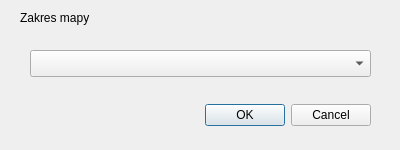
<?xml version="1.0" encoding="UTF-8"?>
<ui version="4.0">
 <class>KosztMapyDialogBase</class>
 <widget class="QDialog" name="KosztMapyDialogBase">
  <property name="geometry">
   <rect>
    <x>0</x>
    <y>0</y>
    <width>400</width>
    <height>150</height>
   </rect>
  </property>
  <property name="windowTitle">
   <string>Koszt mapy</string>
  </property>
  <widget class="QDialogButtonBox" name="button_box">
   <property name="geometry">
    <rect>
     <x>30</x>
     <y>100</y>
     <width>341</width>
     <height>31</height>
    </rect>
   </property>
   <property name="orientation">
    <enum>Qt::Horizontal</enum>
   </property>
   <property name="standardButtons">
    <set>QDialogButtonBox::Cancel|QDialogButtonBox::Ok</set>
   </property>
  </widget>
  <widget class="QLabel" name="label">
   <property name="geometry">
    <rect>
     <x>20</x>
     <y>10</y>
     <width>81</width>
     <height>16</height>
    </rect>
   </property>
   <property name="text">
    <string>Zakres mapy</string>
   </property>
  </widget>
  <widget class="QgsMapLayerComboBox" name="cmbLayer">
   <property name="geometry">
    <rect>
     <x>30</x>
     <y>50</y>
     <width>341</width>
     <height>27</height>
    </rect>
   </property>
  </widget>
 </widget>
 <customwidgets>
  <customwidget>
   <class>QgsMapLayerComboBox</class>
   <extends>QComboBox</extends>
   <header>qgsmaplayercombobox.h</header>
  </customwidget>
 </customwidgets>
 <resources/>
 <connections>
  <connection>
   <sender>button_box</sender>
   <signal>accepted()</signal>
   <receiver>KosztMapyDialogBase</receiver>
   <slot>accept()</slot>
   <hints>
    <hint type="sourcelabel">
     <x>20</x>
     <y>20</y>
    </hint>
    <hint type="destinationlabel">
     <x>20</x>
     <y>20</y>
    </hint>
   </hints>
  </connection>
  <connection>
   <sender>button_box</sender>
   <signal>rejected()</signal>
   <receiver>KosztMapyDialogBase</receiver>
   <slot>reject()</slot>
   <hints>
    <hint type="sourcelabel">
     <x>20</x>
     <y>20</y>
    </hint>
    <hint type="destinationlabel">
     <x>20</x>
     <y>20</y>
    </hint>
   </hints>
  </connection>
 </connections>
</ui>
